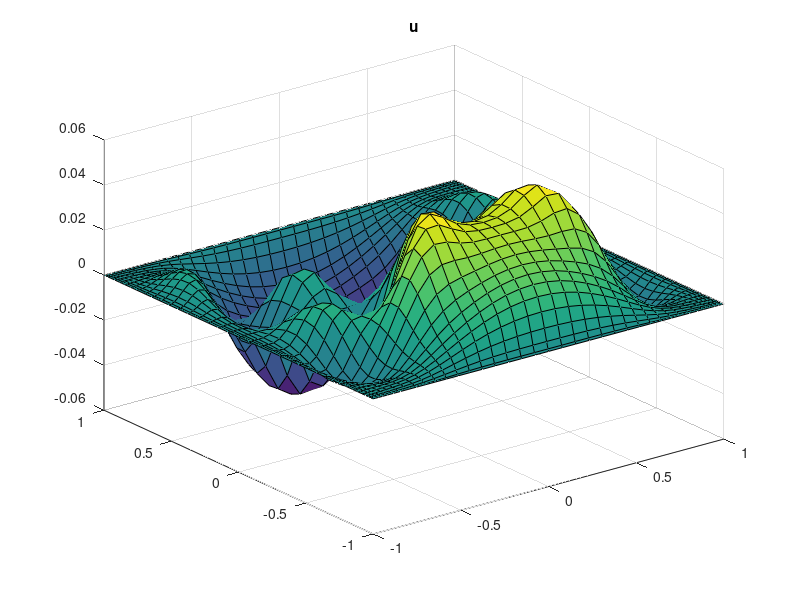
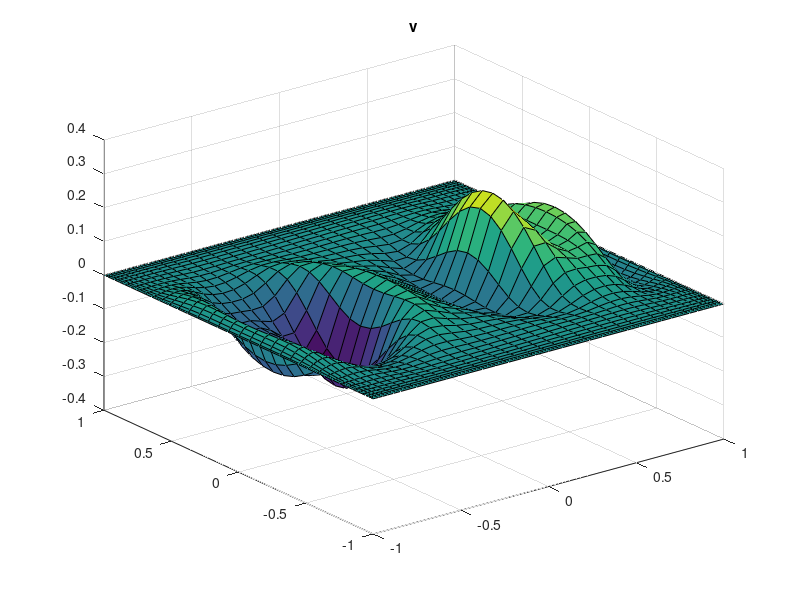
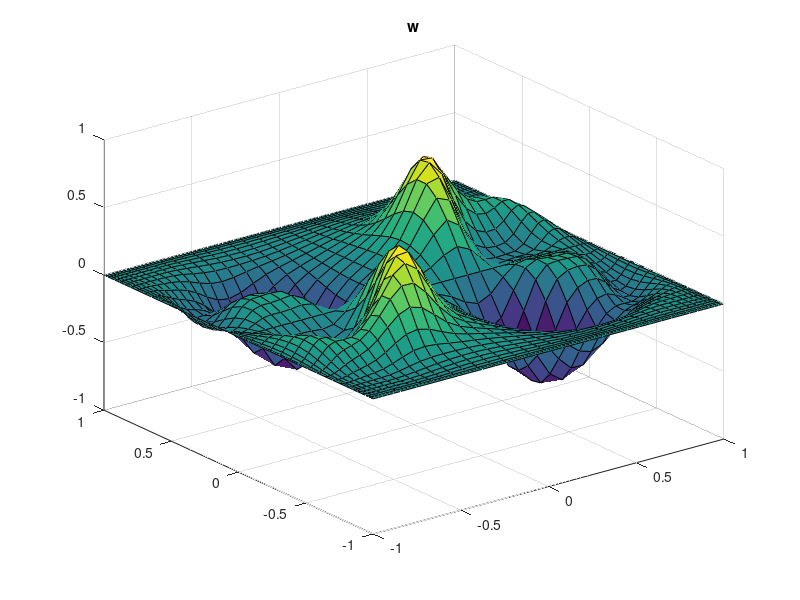

Reproduce these figures in MATLAB, in order. (Note: this script raises an error after producing the figures.)
output_precision(9);
load("modeII.mat")
U = reshape(uvec,N+1,N+1);
[y,x] = meshgrid(z,z);
figure;
surf(x,y,real(U));
title('u');
U = reshape(vvec,N+1,N+1);
[y,x] = meshgrid(z,z);
figure;
surf(x,y,real(U));
title('v');
U = reshape(wvec,N+1,N+1);
[y,x] = meshgrid(z,z);
figure;
surf(x,y,real(U));
title('w');
P = reshape(pvec,N-1,N-1);
[zd,wd]=zwgl(N-1);
[y,x] = meshgrid(zd,zd);
figure;
surf(x,y,real(P));
title('p');
Phi = reshape(phivec,N+1,N+1);
[y,x] = meshgrid(z,z);
figure;
surf(x,y,real(Phi));
title('phi');

Nf = 10; % lx1
el_pos = [-1.0, -0.95, -0.9, -0.5, -0.25, 0.0, 0.25, 0.5, 0.9, 0.95, 1.0];
nelxy = length(el_pos) - 1;

[zff,wf] = zwgll(Nf-1);
delta_el = diff(el_pos);
el_center = (el_pos(2:end) + el_pos(1:end-1))/2.0;


nelz = 1;
z_length = 10;
data_r = zeros(nelxy*nelxy*nelz, Nf*Nf*Nf, 6); % xyzuvw
data_i = zeros(nelxy*nelxy*nelz, Nf*Nf*Nf, 6); % xyzuvw
data_base = zeros(nelxy*nelxy*nelz, Nf*Nf*Nf, 6); % xyzuvw
for j=1:nely
for i=1:nely
    el = i + (j-1)*nelxy;
    zfx =  el_center(i) + zff*delta_el(i)/2.0;
    zfy =  el_center(j) + zff*delta_el(j)/2.0;
    zfz =  z_length/2 + zff*z_length/2.0; % [0, z_length]

    Jx = interp_mat(zfx,z);
    Jy = interp_mat(zfy,z);
    J2D = kron(Jy,Jx);
    uel = reshape(J2D*uvec, Nf,Nf);
    vel = reshape(J2D*vvec, Nf,Nf);
    wel = reshape(J2D*wvec, Nf,Nf);
    Uel = reshape(J2D*U_base, Nf,Nf); % (Nf,Nf)
    uel = repmat(uel, 1, 1, Nf);
    vel = repmat(vel, 1, 1, Nf);
    wel = repmat(wel, 1, 1, Nf);
    Uel = repmat(Uel, 1, 1, Nf); % (Nf,Nf,Nf)
    uel = uel(:);
    vel = vel(:);
    wel = wel(:);
    Uel = Uel(:); % (Nf^3, 1)



    [X,Y,Z] = ndgrid(zfx,zfy,zfz);

    data_r(el,:,1) = X(:);
    data_r(el,:,2) = Y(:);
    data_r(el,:,3) = Z(:);
    data_i(el,:,1) = X(:);
    data_i(el,:,2) = Y(:);
    data_i(el,:,3) = Z(:);
    data_base(el,:,1) = X(:);
    data_base(el,:,2) = Y(:);
    data_base(el,:,3) = Z(:);
    data_r(el,:,4) = real(uel);
    data_r(el,:,5) = real(vel);
    data_r(el,:,6) = real(wel);
    data_i(el,:,4) = imag(uel);
    data_i(el,:,5) = imag(vel);
    data_i(el,:,6) = imag(wel);
    data_base(el,:,6) = Uel;
end
end

E = nelxy*nelxy*nelz;
lr1 = [Nf,Nf,Nf];
elmap = (1:E);
istep = 0;
time= 0;
fields = ['XU'];
emode = 'le';
wdsz = 8; % precision
etag = 6.54321;

status = writenek('u_real0.f00001',
                  data_r,
                  lr1,
                  elmap,
                  time,
                  istep,
                  fields,
                  emode,
                  wdsz,
                  etag);
status = writenek('u_imag0.f00001',
                  data_i,
                  lr1,
                  elmap,
                  time,
                  istep,
                  fields,
                  emode,
                  wdsz,
                  etag);
status = writenek('u_base0.f00001',
                  data_base,
                  lr1,
                  elmap,
                  time,
                  istep,
                  fields,
                  emode,
                  wdsz,
                  etag);
